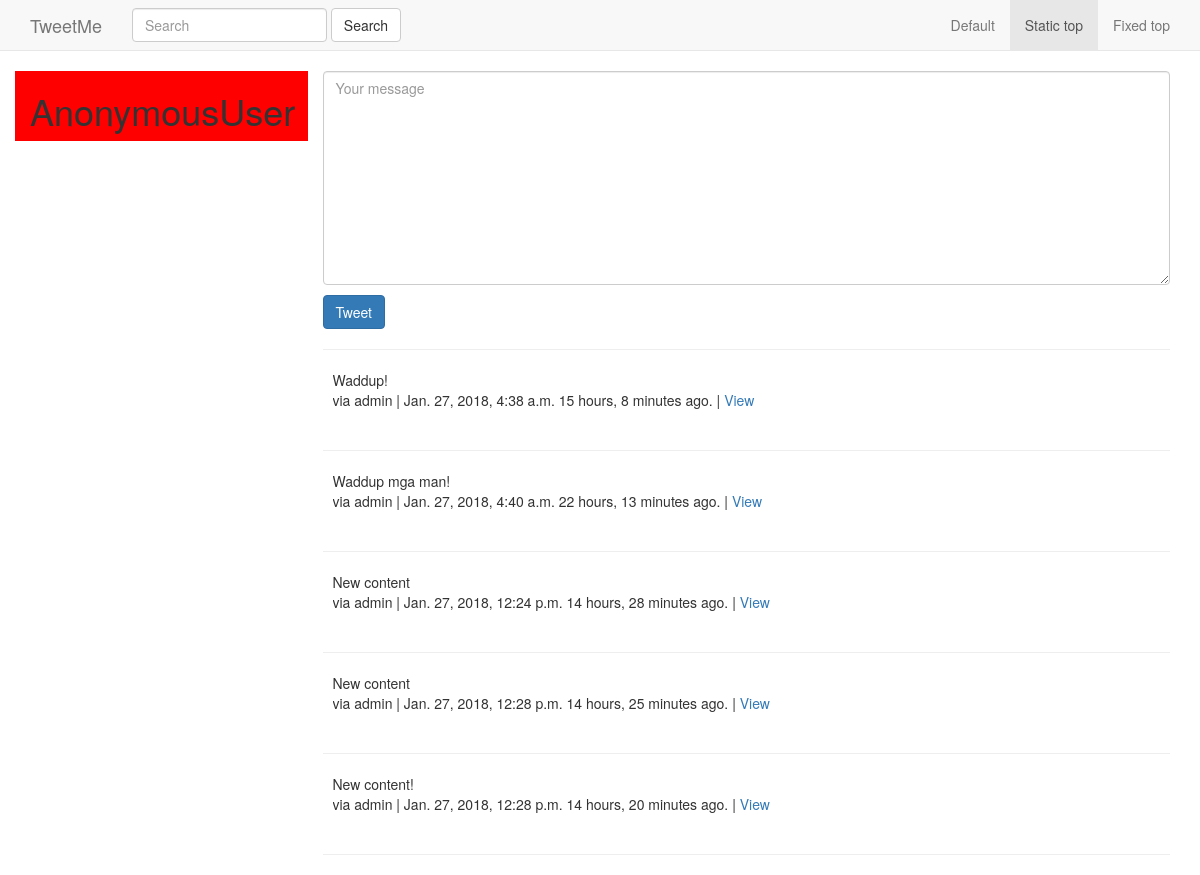
Before: / with the older database file.
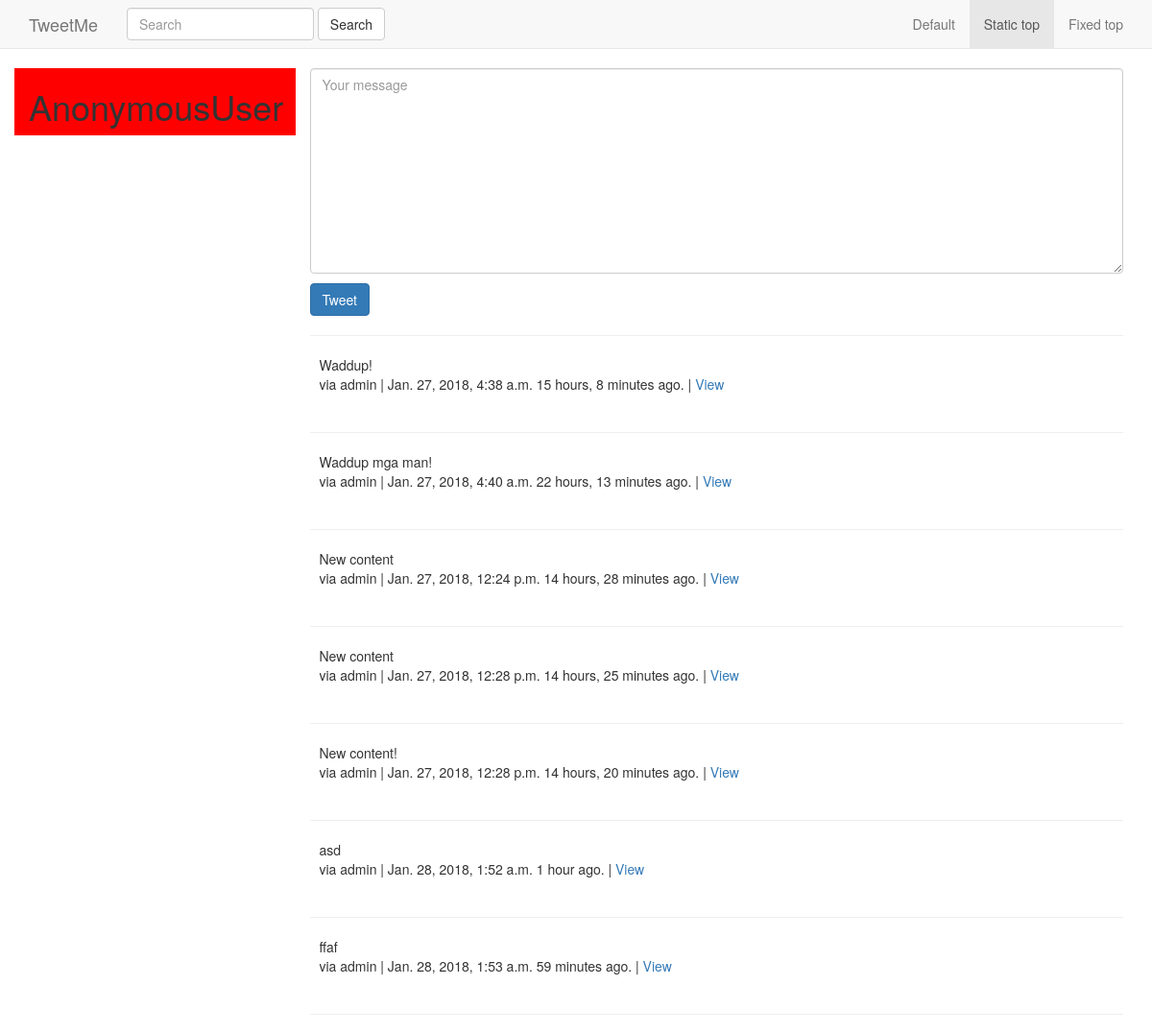
After: the same page with the newer database file.
### tweets/models.py (models this page shows, shortened)
class Tweet(models.Model):
	user 			= models.ForeignKey(User)
	content 		= models.CharField(max_length=140, validators=[validate_content])
	updated 		= models.DateTimeField(auto_now=True)
	timestamp		= models.DateTimeField(auto_now_add=True)
	def get_absolute_url(self):
		return reverse("tweet:detail", kwargs={"pk":self.pk})

### tweets/views.py (the view)
# urls.py: url(r'^$', TweetListView.as_view(), name='home'),
class TweetListView(ListView):
	def get_queryset(self, *args, **kwargs):
		qs = Tweet.objects.all()
		query = self.request.GET.get("q", None)
		if query is not None:
			qs = qs.filter(
					Q(content__icontains=query)|
					Q(user__username__icontains=query)
					)
		return qs
	def get_context_data(self, *args, **kwargs):
		context = super(TweetListView, self).get_context_data(*args, **kwargs)
		context['create_form'] = TweetModelForm()
		context['create_url'] = reverse_lazy('tweet:create')
		return context

### tweets/forms.py
class TweetModelForm(forms.ModelForm):
	content = forms.CharField(label='', widget=forms.Textarea(attrs= {
								'placeholder': "Your message",
								"class": "form-control"
								}
							))
	class Meta:
		model = Tweet
		fields = [
			"content"
		]

### tweets/templates/tweets/tweet_list.html (shortened to what this page needs)
{% extends 'base.html' %}
{% block content %}
	<div class="row">
		<div class="col-sm-3 col-xs-12" style="background-color: red;">
			<h1>{{ request.user }}</h1>
		</div>
		<div class="col-sm-9">
			{% if not request.GET.q %}
				<div class="">
					{% include "tweets/form.html" with form=create_form action_url=create_url btn_title='Tweet'%}
				</div>
				<hr/>
			{% endif %}
			{% for obj in object_list %}
				<div class="media">
					<div class="media-left">
					</div>
					<div class="media-body">
						{{ obj.content }}<br/>
						via {{ obj.user }} | {{ obj.timestamp }} {{ obj.updated|timesince }} ago. | <a href="{{ obj.get_absolute_url }}">View</a>
					</div>
				</div><br/>
				<hr/>
				{% empty %}
					{% if request.GET.q %}
						<p>No tweets found.</p>
					{% else %}
						<p>No tweets yet.</p>
					{% endif %}
			{% endfor %}
		</div>
	</div>
{% endblock content %}

Changed rows visible on the page:
added Tweet: content "asd", user "admin", timestamp "Jan. 28, 2018, 1:52 a.m.", updated "1 hour"
added Tweet: content "ffaf", user "admin", timestamp "Jan. 28, 2018, 1:53 a.m.", updated "59 minutes"
